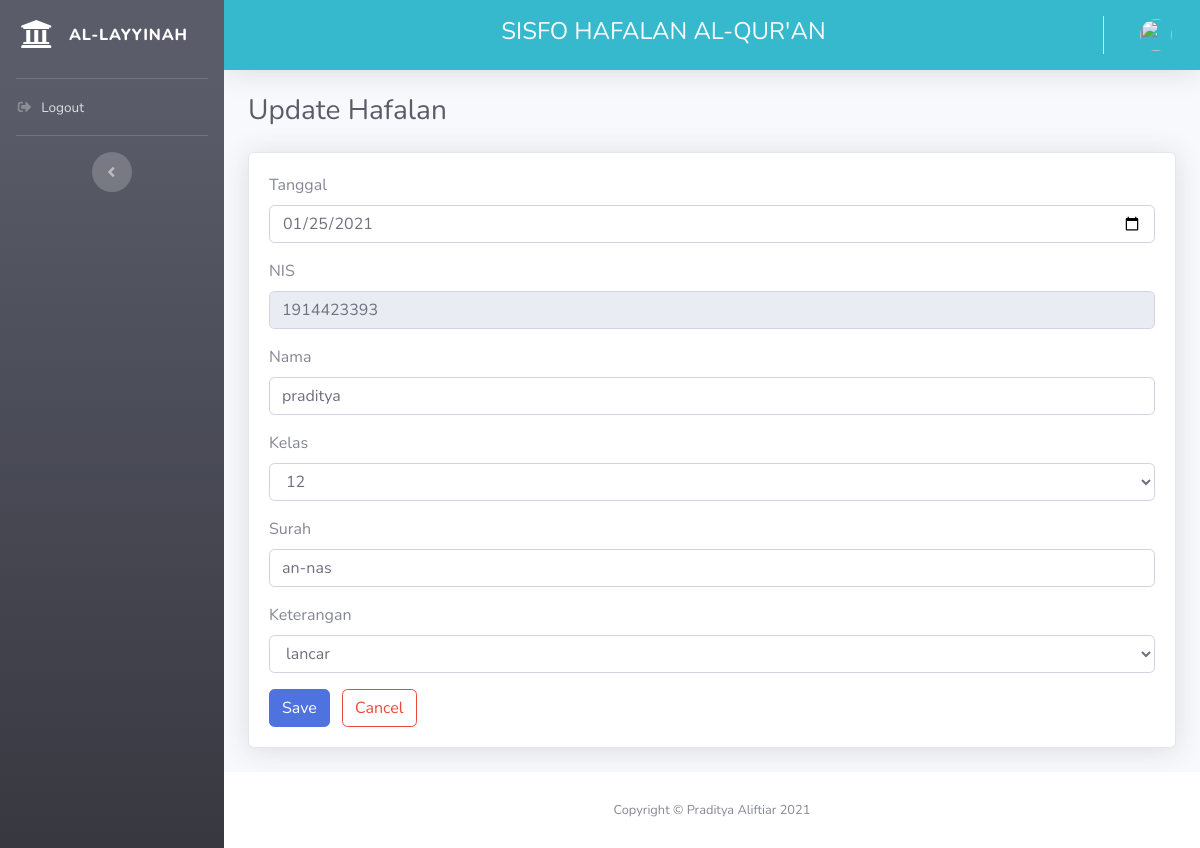
The page /guru/update_hafalan/1 on the database its author committed.
### tables this page shows
CREATE TABLE `hafalan` (
  `id` int(11) NOT NULL,
  `tanggal` date NOT NULL,
  `nis` varchar(12) NOT NULL,
  `nama` varchar(25) NOT NULL,
  `kelas` int(2) NOT NULL,
  `surah` varchar(20) NOT NULL,
  `keterangan` varchar(20) NOT NULL
);

### application/controllers/Guru.php (called while the page is built, shortened)
<?php
class Guru extends CI_Controller
{
    public function update_hafalan($id)
    {
        $data['title'] = 'Update Hafalan';
        $data['user']  = $this->db->get_where('guru', ['username'
        => $this->session->userdata('username')])->row_array();
        $data['hafalan'] = $this->M_hafalan->get_hafalan_by_id($id)->result();
        $this->form_validation->set_rules('id', 'Id', 'required|trim');
        $this->form_validation->set_rules('tanggal', 'Tanggal', 'required|trim');
        $this->form_validation->set_rules('nis', 'Nis', 'required|trim');
        $this->form_validation->set_rules('nama', 'Nama', 'required|trim');
        $this->form_validation->set_rules('kelas', 'Kelas', 'required|trim');
        $this->form_validation->set_rules('surah', 'Surah', 'required|trim');
        $this->form_validation->set_rules('keterangan', 'Keterangan', 'required|trim');
        if ($this->form_validation->run() == FALSE) {
            $this->load->view('guru/update-hafalan', $data);
        } else {
            $this->update_hafalan_act();
        }
    }
}

### index.php (called while the page is built, shortened)
<?php
require_once BASEPATH.'core/CodeIgniter.php';

### application/models/M_hafalan.php (called while the page is built, shortened)
<?php
class M_hafalan extends CI_Model
{
    public function get_hafalan_by_id($id)
    {
        $this->db->where('id', $id);
        return $this->db->get('hafalan');
    }
}

### application/views/guru/update-hafalan.php (the view, shortened to what this page needs)
<div class="container-fluid">
    <h1 class="h3 mb-4 text-gray-800"><?= $title ?></h1>
    <div class="card shadow mb-4">
        <div class="card-body">
            <div class="row">
                <div class="col-lg-12">
                    <form method="POST" action="<?= base_url('guru/update_hafalan_act') ?>">
                        <?php foreach ($hafalan as $h) : ?>
                            <div class="form-group">
                                <label for="">Tanggal</label>
                                <input type="date" name="tanggal" value="<?= $h->tanggal ?>" class="form-control">
                            </div>
                            <div class="form-group">
                                <label for="">NIS</label>
                                <input type="text" class="form-control" name="nis" value="<?= $h->nis ?>" readonly>
                            </div>
                            <div class="form-group">
                                <label for="">Nama</label>
                                <input type="text" class="form-control" name="nama" value="<?= $h->nama ?>" required>
                            </div>
                            <div class="form-group">
                                <label for="">Kelas</label>
                                <select name="kelas" id="kelas" class="form-control">
                                    <option <?= ($h->kelas == 12 ? 'selected' : '') ?> value="12">12</option>
                                </select>
                            </div>
                            <div class="form-group">
                                <label for="">Surah</label>
                                <input type="text" class="form-control" name="surah" value="<?= $h->surah ?>" required>
                            </div>
                            <div class="form-group">
                                <label for="">Keterangan</label>
                                <select name="keterangan" id="keterangan" class="form-control">
                                    <option <?= ($h->keterangan == 'lancar' ? 'selected' : '') ?> value="lancar">lancar</option>
                                </select>
                            </div>
                        <?php endforeach; ?>
                        <button type="submit" class="btn btn-primary">Save</button>
                        <a href="<?= base_url('guru/data_hafalan') ?>" class="btn btn-outline-danger ml-2">Cancel</a>
                    </form>
                </div>
            </div>
        </div>
    </div>
</div>
</div>

### rows shown on the page
hafalan: tanggal "01/25/2021", nis "1914423393", nama "praditya", kelas "12", surah "an-nas", keterangan "lancar"

### other values the page prints
$title "Update Hafalan"
